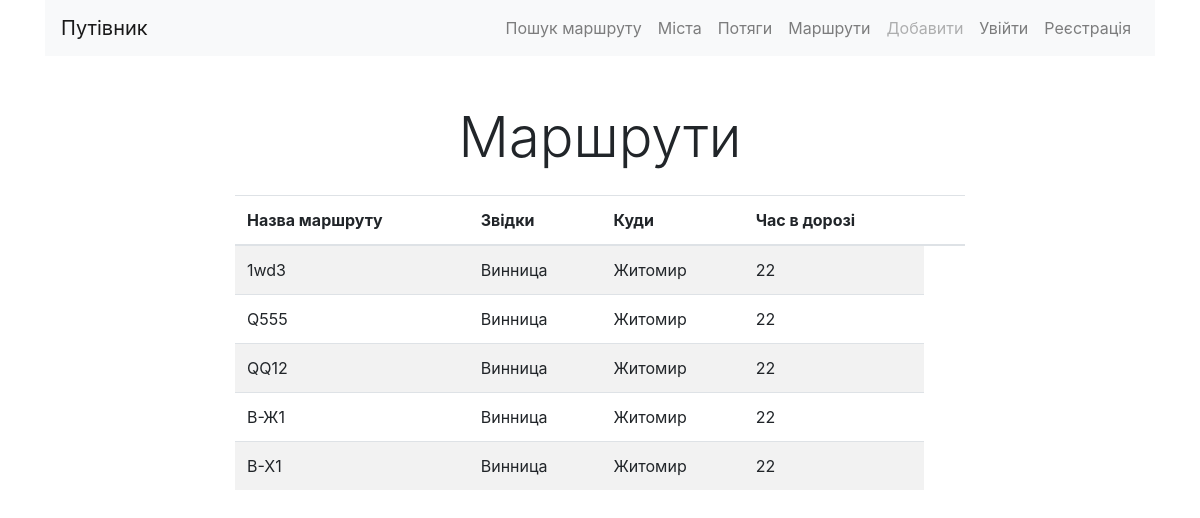
Page /list/ on the committed database.
### routes/models.py (models this page shows, shortened)
class Route(models.Model):
    name = models.CharField(max_length=100,
                            verbose_name='Назва маршруту', unique=True)
    from_city = models.CharField(max_length=100,
                                 verbose_name='Звідки')
    to_city = models.CharField(max_length=100,
                               verbose_name='Куди')
    trains = models.ManyToManyField(Train, blank=True,
                                    verbose_name='Список потягів')
    travel_times = models.IntegerField(verbose_name='Час в дорозі')
    class Meta:
        verbose_name = 'Маршрут'
        verbose_name_plural = 'Маршрути'
        ordering = ['name']

### routes/views.py (the view)
# urls.py: path('list/', RouteListView.as_view(), name='list'),
class RouteListView(ListView):
    queryset = Route.objects.all()
    context_object_name = 'objects_list'
    template_name = 'routes/list.html'

### routes/templates/routes/list.html (shortened to what this page needs)
{% extends "base.html" %}
{% block content%}
    <h1 class="display-4 text-center my-4">Маршрути</h1>
    <div class="row ">
        <div class='col-md-8 mx-auto'>
            <table class="table table-striped">
                <thead>
                <tr>
                    <th> Назва маршруту</th>
                    <th> Звідки</th>
                    <th> Куди</th>
                    <th> Час в дорозі</th>
                    <th> &nbsp;</th>
                </tr>
                </thead>
                <tbody>
                {% for object in objects_list%}
                    <tr>
                        <td>{{object.name}}</td>
                        <td>{{object.from_city}}</td>
                        <td>{{object.to_city}}</td>
                        <td>{{object.travel_times}}</td>
                    </tr>
                {% endfor %}
                </tbody>
            </table>
        </div>
    </div>
{% endblock%}

### rows in the picture
Route: name "1wd3", from_city "Винница", to_city "Житомир", travel_times "22"
Route: name "Q555", from_city "Винница", to_city "Житомир", travel_times "22"
Route: name "QQ12", from_city "Винница", to_city "Житомир", travel_times "22"
Route: name "В-Ж1", from_city "Винница", to_city "Житомир", travel_times "22"
Route: name "В-Х1", from_city "Винница", to_city "Житомир", travel_times "22"
